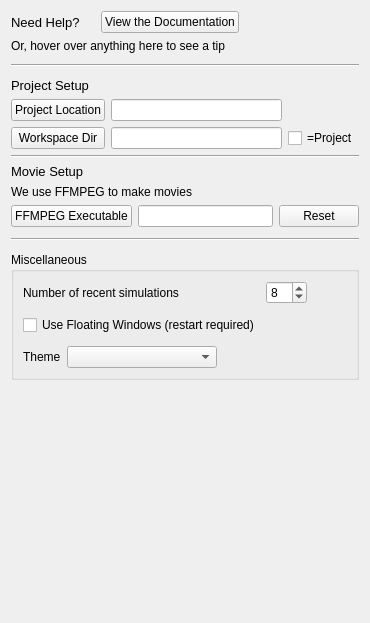
     <widget class="QWidget" name="tab_setup">
      <attribute name="title">
       <string>Setup</string>
      </attribute>
      <layout class="QVBoxLayout" name="verticalLayout_10">
       <item>
        <layout class="QHBoxLayout" name="horizontalLayout_4">
         <item>
          <widget class="QLabel" name="label_42">
           <property name="font">
            <font>
             <pointsize>10</pointsize>
            </font>
           </property>
           <property name="text">
            <string>Need Help?</string>
           </property>
          </widget>
         </item>
         <item>
          <spacer name="horizontalSpacer_26">
           <property name="orientation">
            <enum>Qt::Horizontal</enum>
           </property>
           <property name="sizeType">
            <enum>QSizePolicy::Fixed</enum>
           </property>
           <property name="sizeHint" stdset="0">
            <size>
             <width>15</width>
             <height>20</height>
            </size>
           </property>
          </spacer>
         </item>
         <item>
          <widget class="QPushButton" name="documentationButton">
           <property name="toolTip">
            <string>&lt;html&gt;&lt;head/&gt;&lt;body&gt;&lt;p&gt;Opens your web browser&lt;/p&gt;&lt;/body&gt;&lt;/html&gt;</string>
           </property>
           <property name="text">
            <string>View the Documentation</string>
           </property>
          </widget>
         </item>
         <item>
          <spacer name="horizontalSpacer_23">
           <property name="orientation">
            <enum>Qt::Horizontal</enum>
           </property>
           <property name="sizeHint" stdset="0">
            <size>
             <width>40</width>
             <height>20</height>
            </size>
           </property>
          </spacer>
         </item>
        </layout>
       </item>
       <item>
        <widget class="QLabel" name="label_43">
         <property name="text">
          <string>Or, hover over anything here to see a tip</string>
         </property>
        </widget>
       </item>
       <item>
        <spacer name="verticalSpacer_16">
         <property name="orientation">
          <enum>Qt::Vertical</enum>
         </property>
         <property name="sizeType">
          <enum>QSizePolicy::Fixed</enum>
         </property>
         <property name="sizeHint" stdset="0">
          <size>
           <width>20</width>
           <height>5</height>
          </size>
         </property>
        </spacer>
       </item>
       <item>
        <widget class="Line" name="line">
         <property name="orientation">
          <enum>Qt::Horizontal</enum>
         </property>
        </widget>
       </item>
       <item>
        <spacer name="verticalSpacer_17">
         <property name="orientation">
          <enum>Qt::Vertical</enum>
         </property>
         <property name="sizeType">
          <enum>QSizePolicy::Fixed</enum>
         </property>
         <property name="sizeHint" stdset="0">
          <size>
           <width>20</width>
           <height>5</height>
          </size>
         </property>
        </spacer>
       </item>
       <item>
        <widget class="QLabel" name="label_30">
         <property name="font">
          <font>
           <pointsize>10</pointsize>
          </font>
         </property>
         <property name="text">
          <string>Project Setup</string>
         </property>
        </widget>
       </item>
       <item>
        <layout class="QGridLayout" name="gridLayout_4">
         <item row="0" column="0">
          <widget class="QPushButton" name="projectLocationButton">
           <property name="maximumSize">
            <size>
             <width>150</width>
             <height>16777215</height>
            </size>
           </property>
           <property name="text">
            <string>Project Location</string>
           </property>
           <property name="autoDefault">
            <bool>false</bool>
           </property>
          </widget>
         </item>
         <item row="0" column="1">
          <widget class="QLineEdit" name="projectLocationLineEdit">
           <property name="maximumSize">
            <size>
             <width>16777215</width>
             <height>16777215</height>
            </size>
           </property>
           <property name="toolTip">
            <string>&lt;html&gt;&lt;head/&gt;&lt;body&gt;&lt;p&gt;Optional: Choose a parent directory for your projects to make it easier to open simulations each time you launch Player&lt;/p&gt;&lt;/body&gt;&lt;/html&gt;</string>
           </property>
           <property name="text">
            <string/>
           </property>
          </widget>
         </item>
         <item row="1" column="0">
          <widget class="QPushButton" name="outputLocationButton">
           <property name="maximumSize">
            <size>
             <width>150</width>
             <height>16777215</height>
            </size>
           </property>
           <property name="toolTip">
            <string>&lt;html&gt;&lt;head/&gt;&lt;body&gt;&lt;p&gt;Directory where simulation outputs will be written to&lt;/p&gt;&lt;/body&gt;&lt;/html&gt;</string>
           </property>
           <property name="text">
            <string>Workspace Dir</string>
           </property>
           <property name="autoDefault">
            <bool>false</bool>
           </property>
          </widget>
         </item>
         <item row="1" column="1">
          <widget class="QLineEdit" name="outputLocationLineEdit">
           <property name="maximumSize">
            <size>
             <width>16777215</width>
             <height>16777215</height>
            </size>
           </property>
           <property name="toolTip">
            <string>&lt;html&gt;&lt;head/&gt;&lt;body&gt;&lt;p&gt;Directory where simulation outputs will be written to&lt;/p&gt;&lt;/body&gt;&lt;/html&gt;</string>
           </property>
          </widget>
         </item>
         <item row="1" column="2">
          <widget class="QCheckBox" name="outputToProjectCheckBox">
           <property name="toolTip">
            <string>&lt;html&gt;&lt;head/&gt;&lt;body&gt;&lt;p&gt;When checked, makes the workspace directory the same as the project directory&lt;/p&gt;&lt;/body&gt;&lt;/html&gt;</string>
           </property>
           <property name="text">
            <string>=Project</string>
           </property>
          </widget>
         </item>
        </layout>
       </item>
       <item>
        <widget class="Line" name="line_2">
         <property name="orientation">
          <enum>Qt::Horizontal</enum>
         </property>
        </widget>
       </item>
       <item>
        <widget class="QLabel" name="label_28">
         <property name="font">
          <font>
           <pointsize>10</pointsize>
          </font>
         </property>
         <property name="text">
          <string>Movie Setup</string>
         </property>
        </widget>
       </item>
       <item>
        <widget class="QLabel" name="label_19">
         <property name="text">
          <string>We use FFMPEG to make movies</string>
         </property>
        </widget>
       </item>
       <item>
        <layout class="QGridLayout" name="gridLayout_12">
         <item row="0" column="0">
          <widget class="QPushButton" name="ffmpegLocationButton">
           <property name="toolTip">
            <string>&lt;html&gt;&lt;head/&gt;&lt;body&gt;&lt;p&gt;Select your ffmpeg.exe file, or click Reset to let us find it for you&lt;/p&gt;&lt;/body&gt;&lt;/html&gt;</string>
           </property>
           <property name="text">
            <string>FFMPEG Executable</string>
           </property>
          </widget>
         </item>
         <item row="0" column="1">
          <widget class="QLineEdit" name="ffmpegLocationLineEdit">
           <property name="toolTip">
            <string>&lt;html&gt;&lt;head/&gt;&lt;body&gt;&lt;p&gt;The absolute path to your ffmpeg.exe file&lt;/p&gt;&lt;/body&gt;&lt;/html&gt;</string>
           </property>
          </widget>
         </item>
         <item row="0" column="2">
          <widget class="QPushButton" name="resetFfmpegLocationButton">
           <property name="maximumSize">
            <size>
             <width>150</width>
             <height>16777215</height>
            </size>
           </property>
           <property name="toolTip">
            <string>&lt;html&gt;&lt;head/&gt;&lt;body&gt;&lt;p&gt;Click here to auto-detect FFMPEG&lt;/p&gt;&lt;/body&gt;&lt;/html&gt;</string>
           </property>
           <property name="text">
            <string>Reset</string>
           </property>
           <property name="autoDefault">
            <bool>false</bool>
           </property>
          </widget>
         </item>
        </layout>
       </item>
       <item>
        <spacer name="verticalSpacer_6">
         <property name="orientation">
          <enum>Qt::Vertical</enum>
         </property>
         <property name="sizeType">
          <enum>QSizePolicy::Fixed</enum>
         </property>
         <property name="sizeHint" stdset="0">
          <size>
           <width>20</width>
           <height>5</height>
          </size>
         </property>
        </spacer>
       </item>
       <item>
        <widget class="Line" name="line_4">
         <property name="orientation">
          <enum>Qt::Horizontal</enum>
         </property>
        </widget>
       </item>
       <item>
        <spacer name="verticalSpacer_5">
         <property name="orientation">
          <enum>Qt::Vertical</enum>
         </property>
         <property name="sizeType">
          <enum>QSizePolicy::Fixed</enum>
         </property>
         <property name="sizeHint" stdset="0">
          <size>
           <width>20</width>
           <height>5</height>
          </size>
         </property>
        </spacer>
       </item>
       <item>
        <widget class="QGroupBox" name="groupBox_5">
         <property name="title">
          <string>Miscellaneous</string>
         </property>
         <layout class="QVBoxLayout" name="verticalLayout_9">
          <item>
           <layout class="QHBoxLayout" name="horizontalLayout_25">
            <item>
             <layout class="QGridLayout" name="gridLayout_6">
              <item row="0" column="0">
               <widget class="QLabel" name="label_23">
                <property name="toolTip">
                 <string>&lt;html&gt;&lt;head/&gt;&lt;body&gt;&lt;p&gt;Number of recent simulations to display in the &amp;quot;Recent Simulation&amp;quot; menu&lt;/p&gt;&lt;/body&gt;&lt;/html&gt;</string>
                </property>
                <property name="text">
                 <string>Number of recent simulations</string>
                </property>
               </widget>
              </item>
              <item row="0" column="1">
               <widget class="QSpinBox" name="numberOfRecentSimulationsSB">
                <property name="toolTip">
                 <string>&lt;html&gt;&lt;head/&gt;&lt;body&gt;&lt;p&gt;Number of recent simulations to display in the &amp;quot;Recent Simulation&amp;quot; menu&lt;/p&gt;&lt;/body&gt;&lt;/html&gt;</string>
                </property>
                <property name="maximum">
                 <number>20</number>
                </property>
                <property name="value">
                 <number>8</number>
                </property>
               </widget>
              </item>
              <item row="2" column="0">
               <widget class="QCheckBox" name="floatingWindowsCB">
                <property name="toolTip">
                 <string>Re-organizes the interface so that some windows will show as pop-ups.</string>
                </property>
                <property name="text">
                 <string>Use Floating Windows (restart required)</string>
                </property>
               </widget>
              </item>
              <item row="1" column="0">
               <spacer name="verticalSpacer_18">
                <property name="orientation">
                 <enum>Qt::Vertical</enum>
                </property>
                <property name="sizeType">
                 <enum>QSizePolicy::Fixed</enum>
                </property>
                <property name="sizeHint" stdset="0">
                 <size>
                  <width>20</width>
                  <height>5</height>
                 </size>
                </property>
               </spacer>
              </item>
             </layout>
            </item>
            <item>
             <spacer name="horizontalSpacer_17">
              <property name="orientation">
               <enum>Qt::Horizontal</enum>
              </property>
              <property name="sizeHint" stdset="0">
               <size>
                <width>40</width>
                <height>20</height>
               </size>
              </property>
             </spacer>
            </item>
           </layout>
          </item>
          <item>
           <spacer name="verticalSpacer_19">
            <property name="orientation">
             <enum>Qt::Vertical</enum>
            </property>
            <property name="sizeType">
             <enum>QSizePolicy::Fixed</enum>
            </property>
            <property name="sizeHint" stdset="0">
             <size>
              <width>20</width>
              <height>5</height>
             </size>
            </property>
           </spacer>
          </item>
          <item>
           <layout class="QHBoxLayout" name="horizontalLayout_12">
            <item>
             <widget class="QLabel" name="label_44">
              <property name="text">
               <string>Theme</string>
              </property>
             </widget>
            </item>
            <item>
             <widget class="QComboBox" name="themeComboBox">
              <property name="minimumSize">
               <size>
                <width>150</width>
                <height>0</height>
               </size>
              </property>
             </widget>
            </item>
            <item>
             <spacer name="horizontalSpacer_31">
              <property name="orientation">
               <enum>Qt::Horizontal</enum>
              </property>
              <property name="sizeHint" stdset="0">
               <size>
                <width>40</width>
                <height>20</height>
               </size>
              </property>
             </spacer>
            </item>
           </layout>
          </item>
         </layout>
        </widget>
       </item>
       <item>
        <spacer name="verticalSpacer_4">
         <property name="orientation">
          <enum>Qt::Vertical</enum>
         </property>
         <property name="sizeHint" stdset="0">
          <size>
           <width>20</width>
           <height>232</height>
          </size>
         </property>
        </spacer>
       </item>
      </layout>
     </widget>
